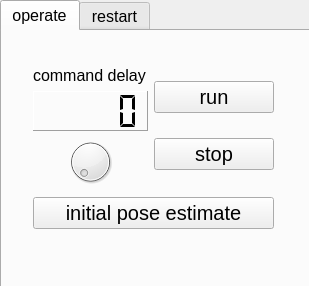
<?xml version="1.0" encoding="UTF-8"?>
<ui version="4.0">
 <class>mode_selectUI</class>
 <widget class="QWidget" name="mode_selectUI">
  <property name="geometry">
   <rect>
    <x>0</x>
    <y>0</y>
    <width>309</width>
    <height>286</height>
   </rect>
  </property>
  <property name="windowTitle">
   <string>mode_select</string>
  </property>
  <widget class="QTabWidget" name="tabWidget">
   <property name="geometry">
    <rect>
     <x>0</x>
     <y>0</y>
     <width>311</width>
     <height>291</height>
    </rect>
   </property>
   <property name="font">
    <font>
     <pointsize>12</pointsize>
    </font>
   </property>
   <property name="currentIndex">
    <number>0</number>
   </property>
   <widget class="QWidget" name="standart_tab">
    <attribute name="title">
     <string>operate</string>
    </attribute>
    <widget class="QWidget" name="verticalLayoutWidget_2">
     <property name="geometry">
      <rect>
       <x>20</x>
       <y>20</y>
       <width>263</width>
       <height>195</height>
      </rect>
     </property>
     <layout class="QVBoxLayout" name="verticalLayout_3">
      <item>
       <layout class="QHBoxLayout" name="horizontalLayout">
        <item>
         <layout class="QVBoxLayout" name="verticalLayout_2">
          <item>
           <widget class="QLabel" name="label_3">
            <property name="text">
             <string>command delay</string>
            </property>
           </widget>
          </item>
          <item>
           <widget class="QLCDNumber" name="lcdNumber_delay">
            <property name="minimumSize">
             <size>
              <width>0</width>
              <height>40</height>
             </size>
            </property>
            <property name="font">
             <font>
              <pointsize>12</pointsize>
              <weight>75</weight>
              <bold>true</bold>
             </font>
            </property>
            <property name="frameShape">
             <enum>QFrame::Panel</enum>
            </property>
            <property name="lineWidth">
             <number>1</number>
            </property>
            <property name="midLineWidth">
             <number>2</number>
            </property>
            <property name="mode">
             <enum>QLCDNumber::Dec</enum>
            </property>
            <property name="segmentStyle">
             <enum>QLCDNumber::Flat</enum>
            </property>
           </widget>
          </item>
          <item>
           <widget class="QDial" name="dial_delay">
            <property name="maximum">
             <number>10</number>
            </property>
           </widget>
          </item>
         </layout>
        </item>
        <item>
         <layout class="QVBoxLayout" name="verticalLayout" stretch="0,0">
          <property name="spacing">
           <number>10</number>
          </property>
          <property name="sizeConstraint">
           <enum>QLayout::SetDefaultConstraint</enum>
          </property>
          <item>
           <widget class="QPushButton" name="run">
            <property name="minimumSize">
             <size>
              <width>120</width>
              <height>0</height>
             </size>
            </property>
            <property name="font">
             <font>
              <pointsize>15</pointsize>
             </font>
            </property>
            <property name="text">
             <string>run</string>
            </property>
            <property name="iconSize">
             <size>
              <width>16</width>
              <height>16</height>
             </size>
            </property>
           </widget>
          </item>
          <item>
           <widget class="QPushButton" name="stop">
            <property name="font">
             <font>
              <pointsize>15</pointsize>
             </font>
            </property>
            <property name="text">
             <string>stop</string>
            </property>
           </widget>
          </item>
         </layout>
        </item>
       </layout>
      </item>
      <item>
       <widget class="QPushButton" name="poseEstimate">
        <property name="font">
         <font>
          <pointsize>15</pointsize>
         </font>
        </property>
        <property name="text">
         <string>initial pose estimate</string>
        </property>
       </widget>
      </item>
     </layout>
    </widget>
   </widget>
   <widget class="QWidget" name="restart_tab">
    <attribute name="title">
     <string>restart</string>
    </attribute>
    <widget class="QWidget" name="verticalLayoutWidget_3">
     <property name="geometry">
      <rect>
       <x>20</x>
       <y>50</y>
       <width>258</width>
       <height>123</height>
      </rect>
     </property>
     <layout class="QVBoxLayout" name="verticalLayout_4">
      <item>
       <layout class="QHBoxLayout" name="horizontalLayout_2">
        <item>
         <layout class="QVBoxLayout" name="verticalLayout_5">
          <item>
           <widget class="QLabel" name="label_2">
            <property name="text">
             <string>way point number</string>
            </property>
           </widget>
          </item>
          <item>
           <widget class="QSpinBox" name="spinBox_wayPoint"/>
          </item>
         </layout>
        </item>
        <item>
         <widget class="QPushButton" name="restart">
          <property name="font">
           <font>
            <pointsize>15</pointsize>
           </font>
          </property>
          <property name="text">
           <string>restart</string>
          </property>
         </widget>
        </item>
       </layout>
      </item>
      <item>
       <spacer name="verticalSpacer">
        <property name="orientation">
         <enum>Qt::Vertical</enum>
        </property>
        <property name="sizeHint" stdset="0">
         <size>
          <width>20</width>
          <height>40</height>
         </size>
        </property>
       </spacer>
      </item>
      <item>
       <widget class="QLabel" name="label">
        <property name="text">
         <string>way point number topic</string>
        </property>
       </widget>
      </item>
      <item>
       <widget class="QLineEdit" name="lineEdit_wpTopic"/>
      </item>
     </layout>
    </widget>
   </widget>
  </widget>
 </widget>
 <layoutdefault spacing="6" margin="11"/>
 <resources/>
 <connections/>
</ui>
